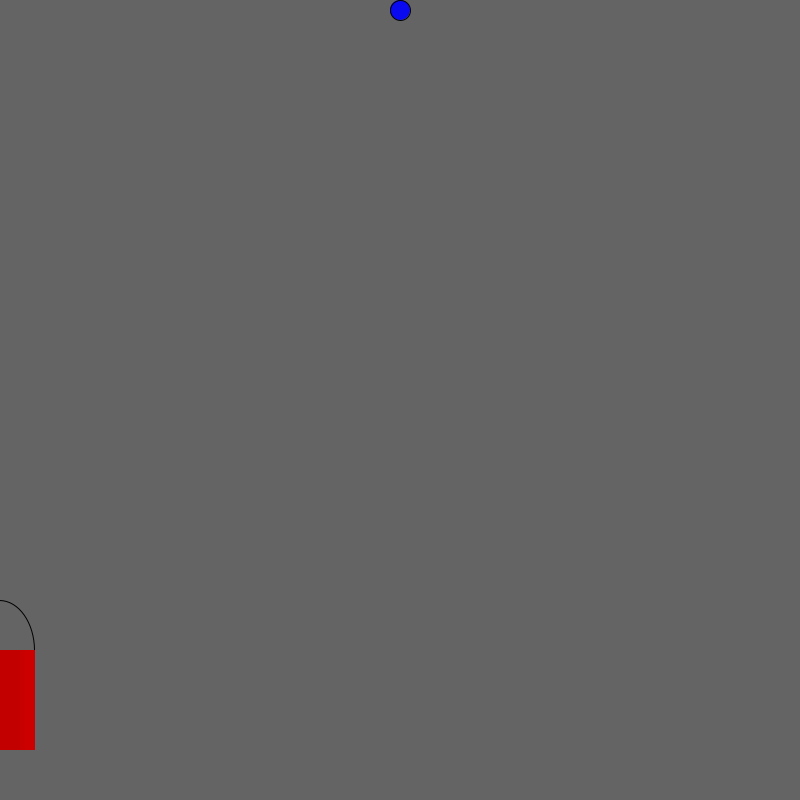
Frame 1 (no input)
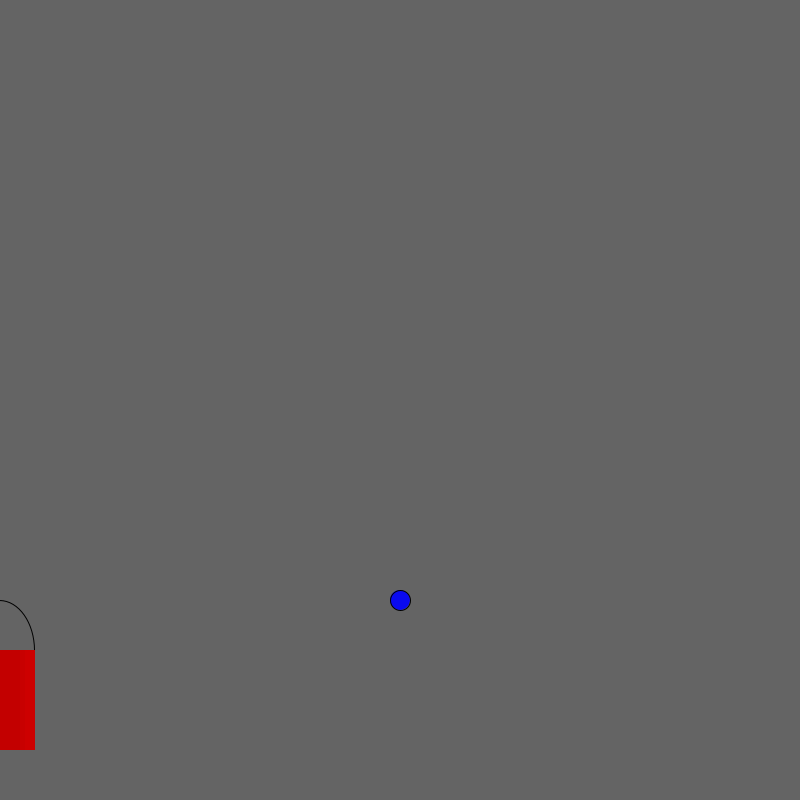
Frame 60 (the mouse pressed at the canvas centre just before this capture)
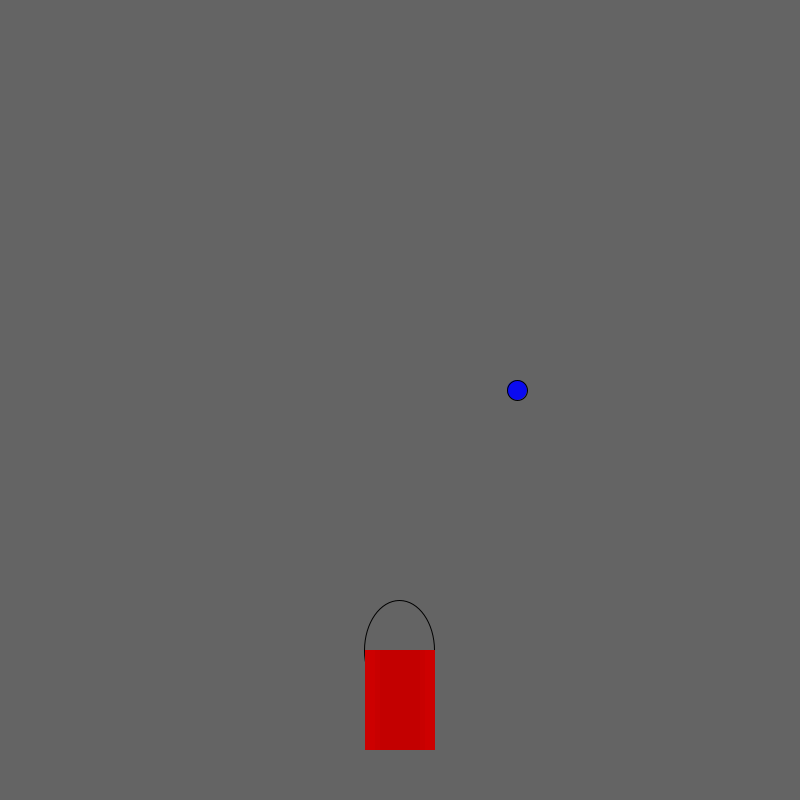
Frame 120 (the mouse held since frame 60 and released just before this capture)

The Processing sketch that drew these frames (run headless with seeded random() and noise(); from frame 60 on, the mouse is pressed at the canvas centre):

// Processing sketch: raingame
// ── raingame.pde

int ran = 400;
int drop = 0;
void setup(){
 size(800,800); 

  
}

 void draw(){
  
     background(100,100,100);
   drop = drop + 10;
 fill(10,10,240);
 stroke(0,0,0);
  ellipse(ran,drop,20,20);
  
  if(drop > 800){
    
   drop = 0; 
    ran = (int) random(width);
    
  }
  fill(0,0,0,0);
  ellipse(mouseX+34-35,650,70,100);
  noStroke();
  fill(205,0,0);
  rect(mouseX-35,650,70,100);
  fill(195,0,0);
  rect(mouseX-35,650,55,100);
  fill(200,0,0);
  rect(mouseX+55-35,650,5,100);
  fill(200,0,0);
  rect(mouseX-35,650,15,100);
  fill(205,0,0);
  rect(mouseX-35,650,10,100);
  
  
  
}
